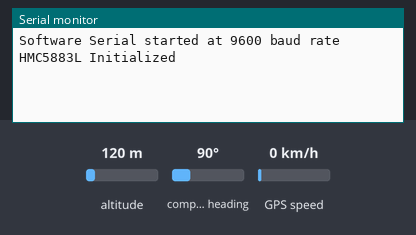
The sketch below on a simulated Arduino Uno, built with avr-gcc and run on an emulated ATmega328P. On the bench: the last lines printed to the serial monitor. The inputs (shaded band) are chosen by the test bench; at power-on: compass heading 90°, altitude 120 m, GPS speed 0 km/h. The GPS gets a fix after 3 s at 37.7749, -122.4194 with 8 satellites.

Above: at 1.2 s.
1.3 s: compass heading set to 7°
At 3.9 s:
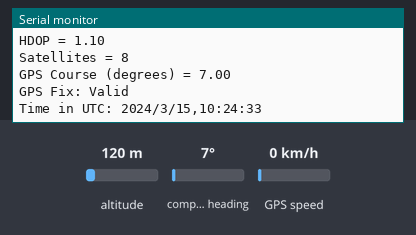
4.5 s: compass heading set to 90°
At 5.9 s:
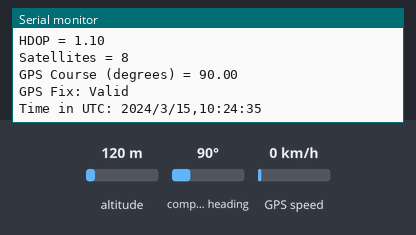
7.5 s: compass heading set to 180°
At 8.9 s:
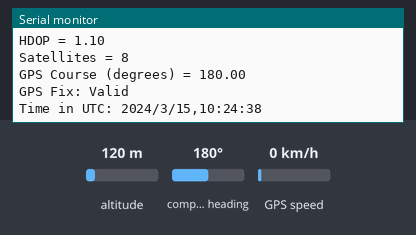
10.5 s: compass heading set to 269°
At 11.8 s:
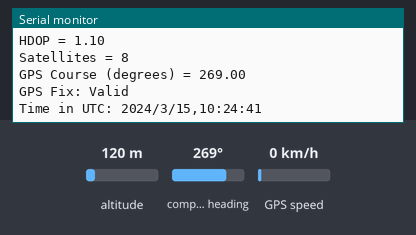
13.5 s: altitude set to 20 m
At 14.9 s:
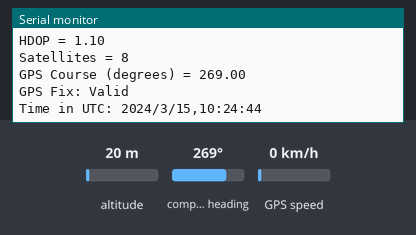
Timing chart, 0 to 16.0 s (numbered marks = the images above; inputs shaded):
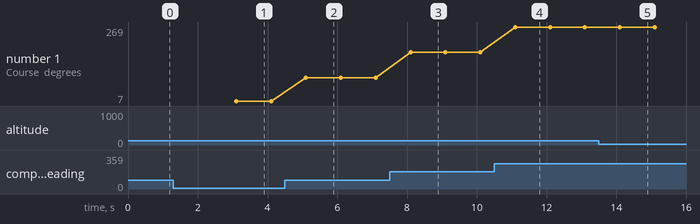

The sketch:

NEO_6M_w_HMC5883.ino
```cpp
#include <SoftwareSerial.h>
#include <TinyGPS++.h>
#include <Wire.h>
#include <Adafruit_Sensor.h>
#include <Adafruit_HMC5883_U.h>

#define RX 14  // D5 on ESP8266
#define TX 12  // D6 on ESP8266
#define GPS_BAUD 9600
#define HDOP_THRESHOLD 2.0
#define MOVING_AVERAGE_SIZE 5
#define MIN_SPEED_THRESHOLD 2.0

// The TinyGPS++ object
TinyGPSPlus gps;

// Create an instance of Software Serial
SoftwareSerial gpsSerial(RX, TX);

// Create an instance of the HMC5883L
Adafruit_HMC5883_Unified mag = Adafruit_HMC5883_Unified(12345);

// Structs for storing filtered data
struct LocationData {
    double lat;
    double lng;
    double speed;
};

// Circular buffer for moving average
LocationData locationBuffer[MOVING_AVERAGE_SIZE];
int bufferIndex = 0;
bool bufferFilled = false;

double latitude = 0.0, longitude = 0.0, speed_kmh = 0.0;
int minSatellites = 6;
bool gpsAvailable = false;

// Previous functions remain the same
LocationData calculateMovingAverage() {
    // ... (keep existing function as is)
    LocationData avg = {0, 0, 0};
    int count = bufferFilled ? MOVING_AVERAGE_SIZE : bufferIndex;

    if (count == 0) return avg;

    for (int i = 0; i < count; i++) {
        avg.lat += locationBuffer[i].lat;
        avg.lng += locationBuffer[i].lng;
        avg.speed += locationBuffer[i].speed;
    }

    avg.lat /= count;
    avg.lng /= count;
    avg.speed /= count;

    return avg;
}

void addToBuffer(double lat, double lng, double speed) {
    // ... (keep existing function as is)
    locationBuffer[bufferIndex] = {lat, lng, speed};
    bufferIndex = (bufferIndex + 1) % MOVING_AVERAGE_SIZE;
    if (bufferIndex == 0) bufferFilled = true;
}

double calculateDistance(double lat1, double lon1, double lat2, double lon2) {
    // ... (keep existing function as is)
    const double R = 6371000;
    double dLat = (lat2 - lat1) * PI / 180;
    double dLon = (lon2 - lon1) * PI / 180;
    double a = sin(dLat/2) * sin(dLat/2) +
               cos(lat1 * PI / 180) * cos(lat2 * PI / 180) *
               sin(dLon/2) * sin(dLon/2);
    double c = 2 * atan2(sqrt(a), sqrt(1-a));
    return R * c;
}

// Get compass direction string from heading
String getDirectionFromHeading(float heading) {
    if (heading >= 337.5 || heading < 22.5) return "North";
    if (heading >= 22.5 && heading < 67.5) return "Northeast";
    if (heading >= 67.5 && heading < 112.5) return "East";
    if (heading >= 112.5 && heading < 157.5) return "Southeast";
    if (heading >= 157.5 && heading < 202.5) return "South";
    if (heading >= 202.5 && heading < 247.5) return "Southwest";
    if (heading >= 247.5 && heading < 292.5) return "West";
    if (heading >= 292.5 && heading < 337.5) return "Northwest";
    return "Unknown";
}

void setup() {
    Serial.begin(115200);

    // Initialize I2C
    Wire.begin();

    // Initialize GPS
    gpsSerial.begin(GPS_BAUD);
    Serial.println("Software Serial started at 9600 baud rate");

    // Initialize HMC5883L
    if (!mag.begin()) {
        Serial.println("Could not find a valid HMC5883L sensor, check wiring!");
        while (1);
    }
    Serial.println("HMC5883L Initialized");

    // Set GPS module to airborne mode
    uint8_t setNavMode[] = {
        0xB5, 0x62, 0x06, 0x24, 0x24, 0x00, 0xFF, 0xFF, 0x06, 0x03, 0x00, 0x00, 0x00, 0x00, 0x10, 0x27,
        0x00, 0x00, 0x05, 0x00, 0xFA, 0x00, 0xFA, 0x00, 0x64, 0x00, 0x2C, 0x01, 0x00, 0x00, 0x00, 0x00,
        0x00, 0x00, 0x00, 0x00, 0x00, 0x00, 0x00, 0x00, 0x00, 0x00, 0x16, 0xDC
    };
    gpsSerial.write(setNavMode, sizeof(setNavMode));
}

void loop() {
    static unsigned long lastValidUpdate = 0;
    static LocationData lastValidLocation = {0, 0, 0};
    static unsigned long start = millis();

    // Get compass reading
    sensors_event_t event;
    mag.getEvent(&event);

    // Calculate heading
    float heading = atan2(event.magnetic.y, event.magnetic.x);
    heading = heading * 180 / PI;  // Convert to degrees
    if (heading < 0) heading += 360;  // Ensure heading is positive
    String direction = getDirectionFromHeading(heading);

    while (millis() - start < 1000) {
        while (gpsSerial.available() > 0) {
            gps.encode(gpsSerial.read());
        }

        if (gps.location.isUpdated() &&
            gps.satellites.value() >= minSatellites &&
            gps.hdop.hdop() <= HDOP_THRESHOLD) {

            double newLat = gps.location.lat();
            double newLng = gps.location.lng();
            double newSpeed = gps.speed.kmph();

            // Filter out erroneous speed readings when stationary
            if (newSpeed < MIN_SPEED_THRESHOLD) {
                newSpeed = 0;
            }

            // Check if movement is realistic
            if (lastValidUpdate > 0) {
                double timeDelta = (millis() - lastValidUpdate) / 1000.0;
                double distance = calculateDistance(lastValidLocation.lat, lastValidLocation.lng, newLat, newLng);
                double calculatedSpeed = (distance / timeDelta) * 3.6;

                if (calculatedSpeed > 200) {
                    continue;
                }
            }

            addToBuffer(newLat, newLng, newSpeed);

            LocationData avgLocation = calculateMovingAverage();
            latitude = avgLocation.lat;
            longitude = avgLocation.lng;
            speed_kmh = avgLocation.speed;

            lastValidLocation = {newLat, newLng, newSpeed};
            lastValidUpdate = millis();
            gpsAvailable = true;

            // Print all data including compass heading
            Serial.println("\n--- GPS and Compass Update ---");
            Serial.print("LAT: ");
            Serial.println(latitude, 6);
            Serial.print("LONG: ");
            Serial.println(longitude, 6);
            Serial.print("SPEED (km/h) = ");
            Serial.println(speed_kmh, 2);
            Serial.print("Compass Heading: ");
            Serial.print(heading, 1);
            Serial.print("° - Direction: ");
            Serial.println(direction);
            Serial.print("ALT (m) = ");
            Serial.println(gps.altitude.meters());
            Serial.print("ALT (ft) = ");
            Serial.println(gps.altitude.feet());
            Serial.print("HDOP = ");
            Serial.println(gps.hdop.value() / 100.0);
            Serial.print("Satellites = ");
            Serial.println(gps.satellites.value());

            if (gps.course.isUpdated()) {
                Serial.print("GPS Course (degrees) = ");
                Serial.println(gps.course.deg());
            }

            Serial.print("GPS Fix: ");
            Serial.println(gps.location.isValid() ? "Valid" : "Invalid");

            Serial.print("Time in UTC: ");
            Serial.println(String(gps.date.year()) + "/" +
                         String(gps.date.month()) + "/" +
                         String(gps.date.day()) + "," +
                         String(gps.time.hour()) + ":" +
                         String(gps.time.minute()) + ":" +
                         String(gps.time.second()));
        }
    }
    start = millis();
}
```

Measured:
- after the input at 1.3 s, the serial monitor: prints a new line after 1.8 s (image 1)
- after the input at 4.5 s, the serial monitor: prints a new line after 0.59 s (image 2)
- after the input at 7.5 s, the serial monitor: prints a new line after 0.59 s (image 3)
- after the input at 10.5 s, the serial monitor: prints a new line after 0.59 s (image 4)
- after the input at 13.5 s, the serial monitor: prints a new line after 0.60 s (image 5)
- plotted number 1: 7 → 90 after the input at 4.5 s, 90 → 180 after the input at 7.5 s, 180 → 269 after the input at 10.5 s
